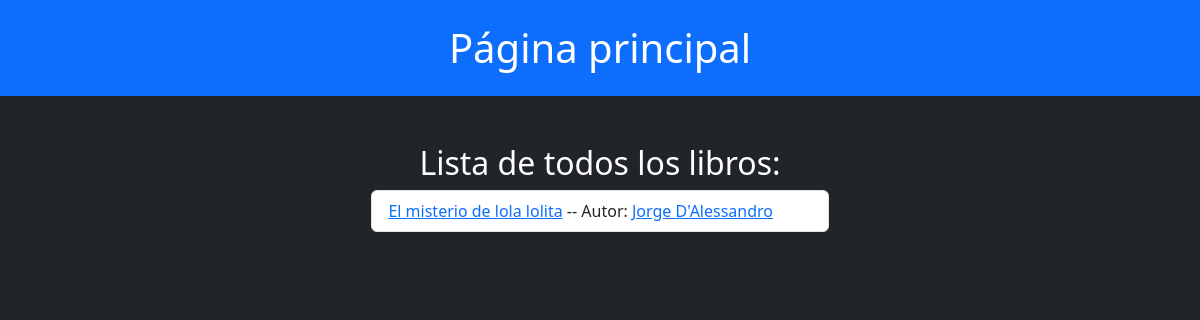
/books/, run on an earlier commit of the app's database.
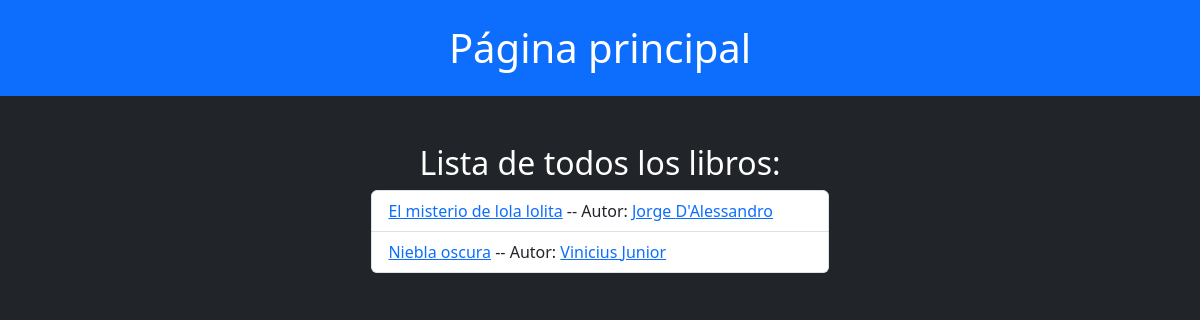
And on a later commit of the database.
### books/models.py (models this page shows, shortened)
class Book(models.Model):
    title = models.CharField(max_length=50)
    authors = models.ForeignKey(Author, on_delete=models.CASCADE)
    genre = models.ForeignKey('Genre', on_delete=models.CASCADE)
    publish_date = models.DateTimeField()
    sumary = models.TextField()

class Author(models.Model):
    first_name = models.CharField(max_length=50)
    last_name = models.CharField(max_length=50)
    birth_date = models.DateTimeField()

### books/views.py (the view)
# urls.py: path("", views.index, name='index'),
def index(request):
    books = Book.objects.all()
    return render(request, 'books/index.html', context={'books': books})

### books/templates/books/index.html (shortened to what this page needs)
<!DOCTYPE html>
<html lang="en">
<head>
    <link href="https://cdn.jsdelivr.net/npm/bootstrap@5.3.3/dist/css/bootstrap.min.css" rel="stylesheet">
</head>
<body class="text-bg-dark">
<h1 class="container-fluid text-center text-bg-primary p-4">Página principal</h1>
<div class="d-grid mt-5 justify-content-center">
    <h2 class="mx-5">Lista de todos los libros: </h2>
    <ul class="list-group">
    {% for book in books %}
        <li class="list-group-item"><a href="{% url 'books:detail' book.id %}">{{ book.title }}</a> -- Autor: <a href="{% url 'books:author_detail' book.authors.id %}">{{ book.authors.first_name }} {{ book.authors.last_name }}</a></li>
    {% endfor %}
    </ul>
</div>
</body>
</html>

What changed in the data, as far as the page shows it:
added Book: title "Niebla oscura", authors.first_name "Vinicius", authors.last_name "Junior"
